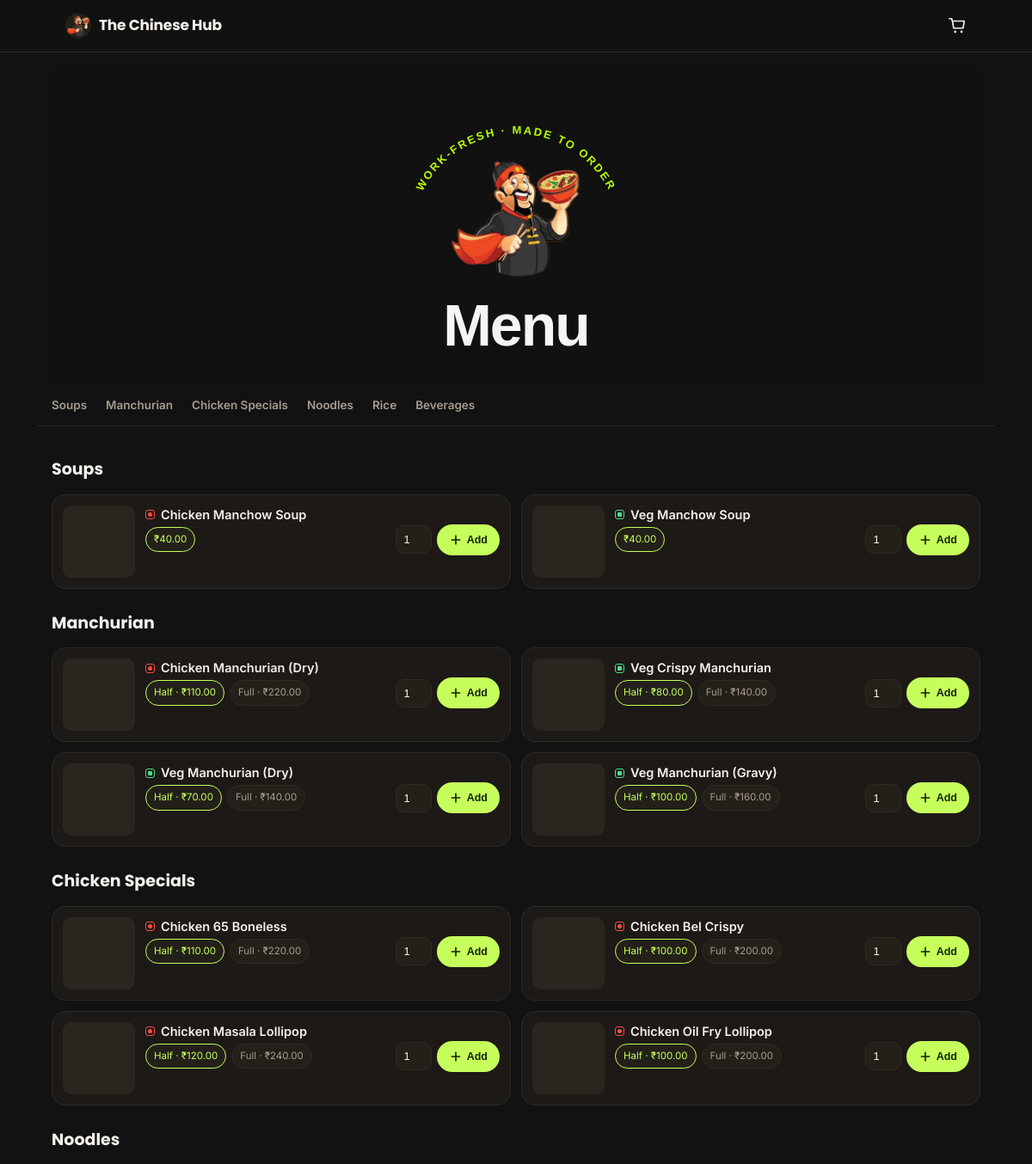
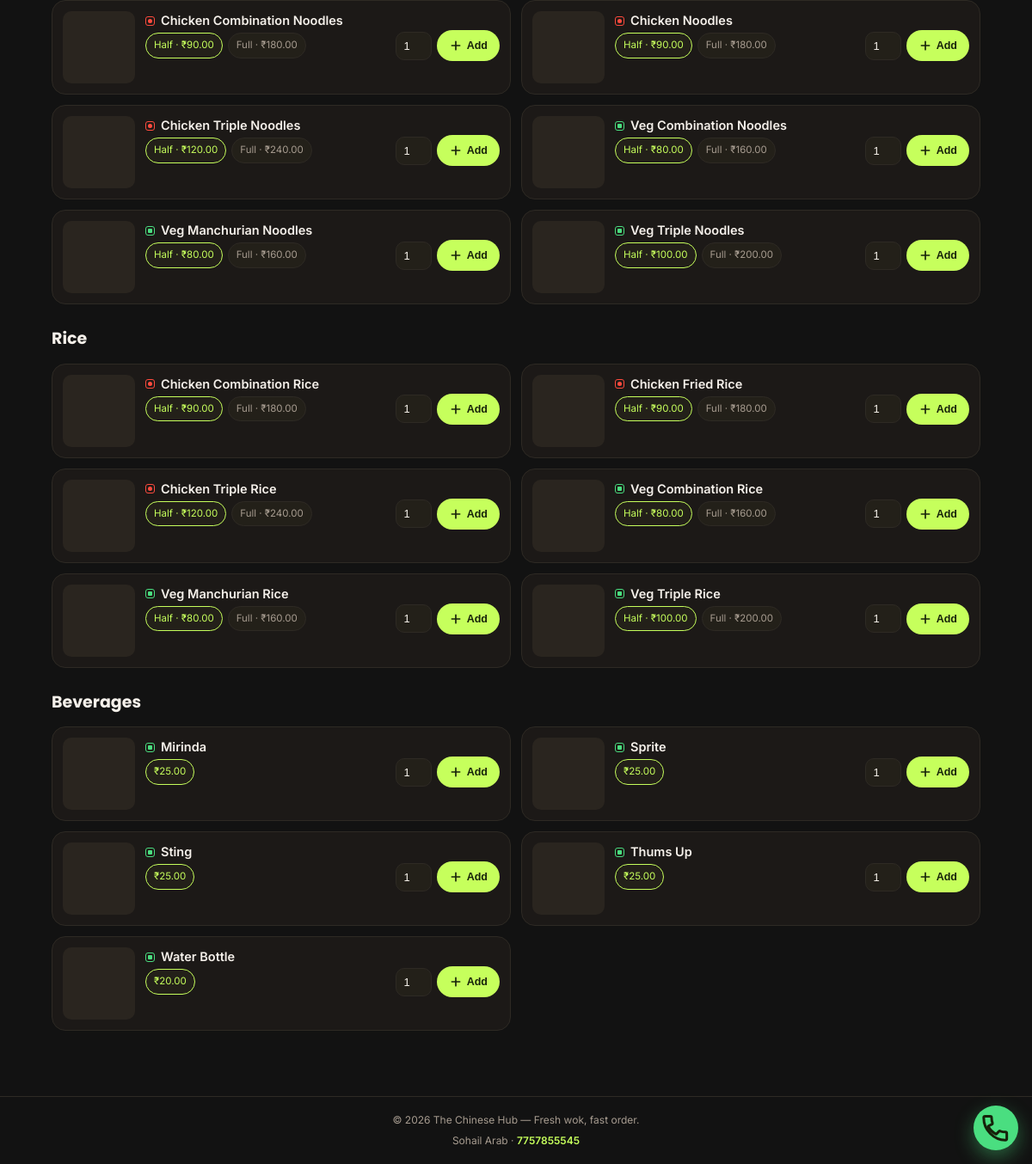
The page / on the database its author committed (2 pictures, top to bottom).
### shop/models.py (models this page shows, shortened)
class Category(models.Model):
    name = models.CharField(max_length=100, unique=True)
    order = models.PositiveIntegerField(default=0, help_text="Display order on the menu page")
    class Meta:
        ordering = ['order', 'name']
        verbose_name_plural = 'Categories'

class FoodItem(models.Model):
    category = models.ForeignKey(Category, on_delete=models.CASCADE, related_name='items')
    name = models.CharField(max_length=150)
    description = models.CharField(max_length=255, blank=True)
    image = models.ImageField(upload_to='food_items/', blank=True, null=True)
    half_price = models.DecimalField(
        max_digits=7, decimal_places=2, blank=True, null=True,
        validators=[MinValueValidator(0)],
        help_text="Leave blank if this item has no 'half' option"
    )
    full_price = models.DecimalField(
        max_digits=7, decimal_places=2,
        validators=[MinValueValidator(0)],
        help_text="Full / single price"
    )
    is_available = models.BooleanField(default=True)
    is_veg = models.BooleanField(default=True)
    created_at = models.DateTimeField(auto_now_add=True)
    class Meta:
        ordering = ['category__order', 'name']
    def has_half_option(self):
        return self.half_price is not None

### shop/views.py (the view)
# urls.py: path('', views.home, name='home'),
def home(request):
    categories = Category.objects.prefetch_related(
        Prefetch('items', queryset=FoodItem.objects.filter(is_available=True))
    )
    return render(request, 'shop/home.html', {'categories': categories, 'show_sticky_cart': True})

### shop/cart.py (called while the page is built)
    def __len__(self):
        return sum(item['quantity'] for item in self.cart.values())

    def total_price(self):
        return sum(Decimal(item['price']) * item['quantity'] for item in self.cart.values())

### shop/context_processors.py (called while the page is built)
def cart_count(request):
    try:
        cart = Cart(request)
        return {
            'cart_item_count': len(cart),
            'cart_total_price': cart.total_price(),
        }
    except Exception:
        return {'cart_item_count': 0, 'cart_total_price': 0}

def shop_contact(request):
    return {
        'shop_name': settings.SHOP_NAME,
        'owner_name': settings.OWNER_NAME,
        'owner_phone_display': settings.OWNER_PHONE_DISPLAY,
        'owner_phone_tel': settings.OWNER_PHONE_TEL,
        'service_charge': settings.SERVICE_CHARGE,
    }

### shop/templates/shop/home.html (shortened to what this page needs)
{% extends "shop/base.html" %}
{% load static %}
{% block content %}
<section class="food-menu-hero">
    <div class="food-menu-logo-area">
        <svg
            class="food-menu-curve"
            viewBox="0 0 500 280"
            xmlns="http://www.w3.org/2000/svg"
            aria-hidden="true"
        >
            <text class="food-menu-curve-text">
                <textPath
                    href="#food-menu-text-curve"
                    startOffset="50%"
                    text-anchor="middle"
                >
                    WORK-FRESH · MADE TO ORDER
                </textPath>
            </text>
        </svg>
        <img
            src="{% static 'shop/img/logo.png' %}"
            alt="{{ shop_name }} logo"
            class="food-menu-logo"
            loading="eager"
        >
    </div>
    <h1 class="food-menu-title">
        Menu
    </h1>
</section>
{% if categories %}
<nav
    class="nx-tabs"
    aria-label="Menu categories"
>
    <div class="nx-tabs-inner">
        {% for category in categories %}
            {% if category.items.all %}
                <a
                    href="#cat-{{ category.id }}"
                    class="nx-tab"
                >
                    {{ category.name }}
                </a>
            {% endif %}
        {% endfor %}
    </div>
</nav>
{% endif %}
{% for category in categories %}
    {% if category.items.all %}
        <section
            class="nx-category"
            id="cat-{{ category.id }}"
        >
            <h2 class="nx-category-title">
                {{ category.name }}
            </h2>
            <div class="nx-list">
                {% for item in category.items.all %}
                    <div class="nx-row">
                        {% if item.image %}
                            <div
                                class="nx-row-image"
                                style="background-image: url('{{ item.image.url }}');"
                                role="img"
                                aria-label="{{ item.name }}"
                            ></div>
                        {% endif %}
                        <div class="nx-row-body">
                            <div class="nx-row-head">
                                <span
                                    class="nx-veg-dot {% if not item.is_veg %}nx-veg-dot-nonveg{% endif %}"
                                    aria-label="{% if item.is_veg %}Vegetarian{% else %}Non-vegetarian{% endif %}"
                                ></span>
                                <h3 class="nx-row-name">
                                    {{ item.name }}
                                </h3>
                            </div>
                            <form
                                method="post"
                                action="{% url 'add_to_cart' item.id %}"
                                class="nx-add-form"
                            >
                                <div class="nx-row-controls">
                                    <div class="nx-size-row">
                                        {% if item.has_half_option %}
                                            <label class="nx-size-option">
                                                <span>
                                                    Half · ₹{{ item.half_price }}
                                                </span>
                                            </label>
                                            <label class="nx-size-option">
                                                <span>
                                                    Full · ₹{{ item.full_price }}
                                                </span>
                                            </label>
                                        {% else %}
                                            <label class="nx-size-option">
                                                <span>
                                                    ₹{{ item.full_price }}
                                                </span>
                                            </label>
                                        {% endif %}
                                    </div>
                                    <div class="nx-qty-add">
                                        <input
                                            type="number"
                                            name="quantity"
                                            value="1"
                                            min="1"
                                            step="1"
                                            class="nx-qty-input"
                                            aria-label="Quantity for {{ item.name }}"
                                        >
                                        <button
                                            type="submit"
                                            class="nx-add-btn"
                                            aria-label="Add {{ item.name }} to cart"
                                        >
                                            <svg
                                                width="16"
                                                height="16"
                                                viewBox="0 0 24 24"
                                                fill="none"
                                                xmlns="http://www.w3.org/2000/svg"
                                                aria-hidden="true"
                                            >
                                                <path
                                                    d="M12 5v14M5 12h14"
                                                    stroke="currentColor"
                                                    stroke-width="2.5"
                                                    stroke-linecap="round"
                                                />
                                            </svg>
                                            <span>
                                                Add
                                            </span>
                                        </button>
                                    </div>
                                </div>
                            </form>
                        </div>
                    </div>
                {% endfor %}
            </div>
        </section>
    {% endif %}
{% endfor %}
{% endblock %}

### shop/templates/shop/base.html (shortened to what this page needs)
{% load static %}
<!DOCTYPE html>
<html lang="en">
<head>
    <link
        rel="stylesheet"
        href="{% static 'shop/css/style.css' %}"
    >
</head>
<body
    class="{% if cart_item_count > 0 and show_sticky_cart %}has-sticky-cart{% endif %}"
>
    <header class="nx-header">
        <div class="nx-container nx-header-inner">
            <a
                href="{% url 'home' %}"
                class="nx-logo"
                aria-label="The Chinese Hub Home"
            >
                <img
                    src="{% static 'shop/img/logo.png' %}"
                    alt="{{ shop_name }} logo"
                    class="nx-logo-mark"
                >
                <span class="nx-logo-text">
                    The Chinese Hub
                </span>
            </a>
            <a
                href="{% url 'view_cart' %}"
                class="nx-cart-link"
                aria-label="View cart"
            >
            </a>
        </div>
    </header>
    <main class="nx-container nx-main">
        {% block content %}
        {% endblock %}
    </main>
    <footer class="nx-footer">
        <div class="nx-container nx-footer-inner">
            <span>
                &copy;
                {% now "Y" %}
                {{ shop_name }}
                &mdash;
                Fresh wok, fast order.
            </span>
            <span class="nx-footer-contact">
                {{ owner_name }}
                &middot;
                <a
                    href="tel:{{ owner_phone_tel }}"
                    aria-label="Call {{ owner_name }}"
                >
                    {{ owner_phone_display }}
                </a>
            </span>
        </div>
    </footer>
    <a
        href="tel:{{ owner_phone_tel }}"
        class="nx-call-fab"
        aria-label="Call {{ shop_name }}"
    >
    </a>
</body>
</html>

### rows shown on the page
Category: name "Soups"
Category: name "Manchurian"
Category: name "Chicken Specials"
Category: name "Noodles"
Category: name "Rice"
Category: name "Beverages"
FoodItem: is_veg False (drawn), name "Chicken Manchow Soup", full_price "40.00", quantity "1"
FoodItem: is_veg True (drawn), name "Veg Manchow Soup", full_price "40.00", quantity "1"
FoodItem: is_veg False (drawn), name "Chicken Manchurian (Dry)", half_price "110.00", full_price "220.00", quantity "1"
FoodItem: is_veg True (drawn), name "Veg Crispy Manchurian", half_price "80.00", full_price "140.00", quantity "1"
FoodItem: is_veg True (drawn), name "Veg Manchurian (Dry)", half_price "70.00", full_price "140.00", quantity "1"
FoodItem: is_veg True (drawn), name "Veg Manchurian (Gravy)", half_price "100.00", full_price "160.00", quantity "1"
FoodItem: is_veg False (drawn), name "Chicken 65 Boneless", half_price "110.00", full_price "220.00", quantity "1"
FoodItem: is_veg False (drawn), name "Chicken Bel Crispy", half_price "100.00", full_price "200.00", quantity "1"
FoodItem: is_veg False (drawn), name "Chicken Masala Lollipop", half_price "120.00", full_price "240.00", quantity "1"
FoodItem: is_veg False (drawn), name "Chicken Oil Fry Lollipop", half_price "100.00", full_price "200.00", quantity "1"
FoodItem: is_veg False (drawn), name "Chicken Combination Noodles", half_price "90.00", full_price "180.00", quantity "1"
FoodItem: is_veg False (drawn), name "Chicken Noodles", half_price "90.00", full_price "180.00", quantity "1"
FoodItem: is_veg False (drawn), name "Chicken Triple Noodles", half_price "120.00", full_price "240.00", quantity "1"
FoodItem: is_veg True (drawn), name "Veg Combination Noodles", half_price "80.00", full_price "160.00", quantity "1"
FoodItem: is_veg True (drawn), name "Veg Manchurian Noodles", half_price "80.00", full_price "160.00", quantity "1"
FoodItem: is_veg True (drawn), name "Veg Triple Noodles", half_price "100.00", full_price "200.00", quantity "1"
FoodItem: is_veg False (drawn), name "Chicken Combination Rice", half_price "90.00", full_price "180.00", quantity "1"
FoodItem: is_veg False (drawn), name "Chicken Fried Rice", half_price "90.00", full_price "180.00", quantity "1"
FoodItem: is_veg False (drawn), name "Chicken Triple Rice", half_price "120.00", full_price "240.00", quantity "1"
FoodItem: is_veg True (drawn), name "Veg Combination Rice", half_price "80.00", full_price "160.00", quantity "1"
FoodItem: is_veg True (drawn), name "Veg Manchurian Rice", half_price "80.00", full_price "160.00", quantity "1"
FoodItem: is_veg True (drawn), name "Veg Triple Rice", half_price "100.00", full_price "200.00", quantity "1"
FoodItem: is_veg True (drawn), name "Mirinda", full_price "25.00", quantity "1"
FoodItem: is_veg True (drawn), name "Sprite", full_price "25.00", quantity "1"
FoodItem: is_veg True (drawn), name "Sting", full_price "25.00", quantity "1"
FoodItem: is_veg True (drawn), name "Thums Up", full_price "25.00", quantity "1"
FoodItem: is_veg True (drawn), name "Water Bottle", full_price "20.00", quantity "1"

### other values the page prints
{{ shop_name }} "The Chinese Hub"
{{ owner_name }} "Sohail Arab"
{{ owner_phone_display }} "7757855545"
